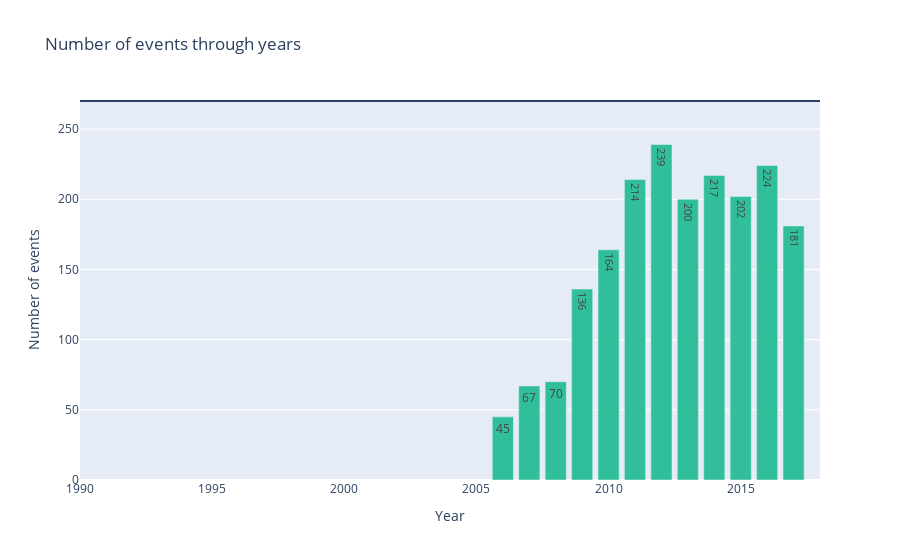

The notebook cell this image was saved under:
### Code cell
fig=px.bar(x=years.index,y=years.values,
           labels={"y":"Number of events","x":"Year"},
      title="Number of events through years",
       color_discrete_sequence=["#31bf9b"],
       range_x=[1990,2018],
           text=years.values
      )
fig.add_hline(270)

### Figure 1 — Plotly figure (JSON) as saved in the notebook; plotly's stock layout.template omitted (floating-point values rounded to 4 significant figures)
{"data": [{"alignmentgroup": "True", "hovertemplate": "Year=%{x}<br>Number of events=%{y}<br>text=%{text}<extra></extra>", "legendgroup": "", "marker": {"color": "#31bf9b", "pattern": {"shape": ""}}, "name": "", "offsetgroup": "", "orientation": "v", "showlegend": false, "text": [239, 224, 217, 214, 202, 200, 181, 164, 136, 70, 67, 45], "textposition": "auto", "type": "bar", "x": [2012, 2016, 2014, 2011, 2015, 2013, 2017, 2010, 2009, 2008, 2007, 2006], "xaxis": "x", "y": [239, 224, 217, 214, 202, 200, 181, 164, 136, 70, 67, 45], "yaxis": "y"}], "layout": {"barmode": "relative", "legend": {"tracegroupgap": 0}, "shapes": [{"type": "line", "x0": 0, "x1": 1, "xref": "x domain", "y0": 270, "y1": 270, "yref": "y"}], "title": {"text": "Number of events through years"}, "xaxis": {"anchor": "y", "domain": [0, 1], "range": [1990, 2018], "title": {"text": "Year"}}, "yaxis": {"anchor": "x", "domain": [0, 1], "title": {"text": "Number of events"}}}}
